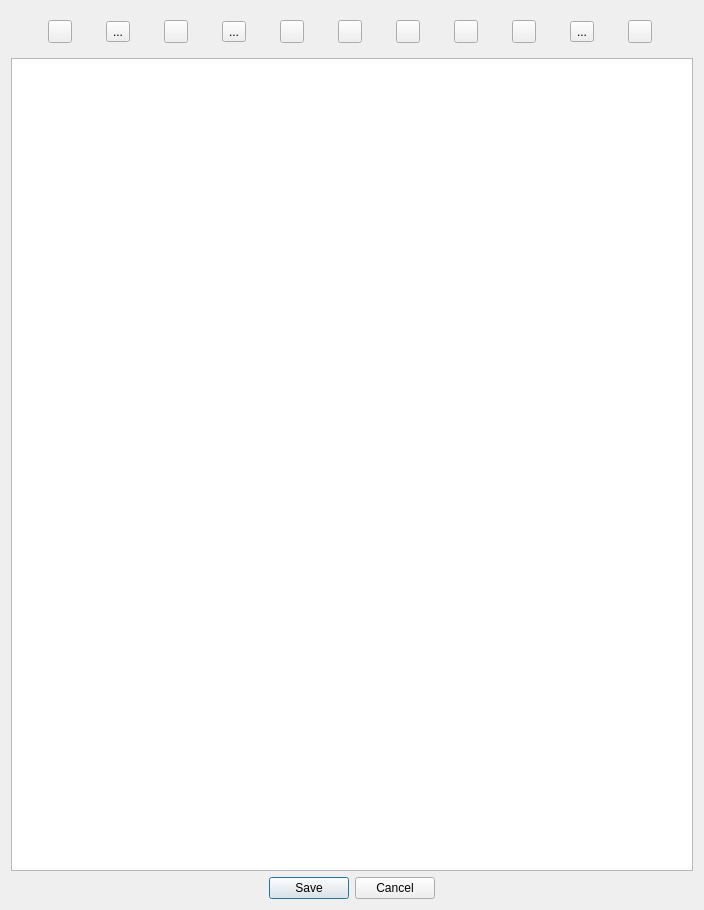
<?xml version="1.0" encoding="UTF-8"?>
<ui version="4.0">
 <class>Form</class>
 <widget class="QWidget" name="Form">
  <property name="geometry">
   <rect>
    <x>0</x>
    <y>0</y>
    <width>704</width>
    <height>910</height>
   </rect>
  </property>
  <property name="windowTitle">
   <string>Form</string>
  </property>
  <layout class="QVBoxLayout" name="verticalLayout_4">
   <item>
    <widget class="QFrame" name="frame">
     <property name="frameShape">
      <enum>QFrame::NoFrame</enum>
     </property>
     <property name="frameShadow">
      <enum>QFrame::Plain</enum>
     </property>
     <property name="lineWidth">
      <number>0</number>
     </property>
     <layout class="QHBoxLayout" name="horizontalLayout_8">
      <item>
       <widget class="QToolButton" name="toolUndo">
        <property name="toolTip">
         <string>Undo change (Ctrl+Z)</string>
        </property>
        <property name="text">
         <string/>
        </property>
        <property name="icon">
         <iconset resource="icons/icons.qrc">
          <normaloff>:/img-undo</normaloff>:/img-undo</iconset>
        </property>
        <property name="shortcut">
         <string>Ctrl+Z</string>
        </property>
       </widget>
      </item>
      <item>
       <widget class="QToolButton" name="toolRedo">
        <property name="toolTip">
         <string>Redo change (Ctrl+Y)</string>
        </property>
        <property name="text">
         <string>...</string>
        </property>
        <property name="icon">
         <iconset resource="icons/icons.qrc">
          <normaloff>:/img-redo</normaloff>:/img-redo</iconset>
        </property>
        <property name="shortcut">
         <string>Ctrl+Y</string>
        </property>
       </widget>
      </item>
      <item>
       <widget class="QToolButton" name="toolCopy">
        <property name="toolTip">
         <string>Copy text (Ctrl+C)</string>
        </property>
        <property name="text">
         <string/>
        </property>
        <property name="icon">
         <iconset resource="icons/icons.qrc">
          <normaloff>:/img-copy</normaloff>:/img-copy</iconset>
        </property>
        <property name="shortcut">
         <string>Ctrl+C</string>
        </property>
        <property name="checkable">
         <bool>false</bool>
        </property>
       </widget>
      </item>
      <item>
       <widget class="QToolButton" name="toolCut">
        <property name="toolTip">
         <string>Cut text (Ctrl+X)</string>
        </property>
        <property name="text">
         <string>...</string>
        </property>
        <property name="icon">
         <iconset resource="icons/icons.qrc">
          <normaloff>:/img-cut</normaloff>:/img-cut</iconset>
        </property>
        <property name="shortcut">
         <string>Ctrl+X</string>
        </property>
        <property name="checkable">
         <bool>false</bool>
        </property>
       </widget>
      </item>
      <item>
       <widget class="QToolButton" name="toolPaste">
        <property name="toolTip">
         <string>Paste text (Ctrl+V)</string>
        </property>
        <property name="text">
         <string/>
        </property>
        <property name="icon">
         <iconset resource="icons/icons.qrc">
          <normaloff>:/img-paste</normaloff>:/img-paste</iconset>
        </property>
        <property name="shortcut">
         <string>Ctrl+V</string>
        </property>
        <property name="checkable">
         <bool>false</bool>
        </property>
       </widget>
      </item>
      <item>
       <widget class="QToolButton" name="toolBold">
        <property name="toolTip">
         <string>&lt;html&gt;&lt;head/&gt;&lt;body&gt;&lt;p&gt;&lt;span style=&quot; font-weight:600;&quot;&gt;Bold text (Ctrl+B)&lt;/span&gt;&lt;/p&gt;&lt;/body&gt;&lt;/html&gt;</string>
        </property>
        <property name="text">
         <string/>
        </property>
        <property name="icon">
         <iconset resource="icons/icons.qrc">
          <normaloff>:/img-bold</normaloff>:/img-bold</iconset>
        </property>
        <property name="shortcut">
         <string>Ctrl+B</string>
        </property>
        <property name="checkable">
         <bool>false</bool>
        </property>
       </widget>
      </item>
      <item>
       <widget class="QToolButton" name="toolItalic">
        <property name="toolTip">
         <string>&lt;html&gt;&lt;head/&gt;&lt;body&gt;&lt;p&gt;&lt;span style=&quot; font-style:italic;&quot;&gt;Italic text (Ctrl+I)&lt;/span&gt;&lt;/p&gt;&lt;/body&gt;&lt;/html&gt;</string>
        </property>
        <property name="text">
         <string/>
        </property>
        <property name="icon">
         <iconset resource="icons/icons.qrc">
          <normaloff>:/img-italics</normaloff>:/img-italics</iconset>
        </property>
        <property name="shortcut">
         <string>Ctrl+I</string>
        </property>
        <property name="checkable">
         <bool>false</bool>
        </property>
       </widget>
      </item>
      <item>
       <widget class="QToolButton" name="toolUnderline">
        <property name="maximumSize">
         <size>
          <width>16777215</width>
          <height>16777215</height>
         </size>
        </property>
        <property name="toolTip">
         <string>&lt;html&gt;&lt;head/&gt;&lt;body&gt;&lt;p&gt;&lt;span style=&quot; text-decoration: underline;&quot;&gt;Underline text (Ctrl+U)&lt;/span&gt;&lt;/p&gt;&lt;/body&gt;&lt;/html&gt;</string>
        </property>
        <property name="text">
         <string/>
        </property>
        <property name="icon">
         <iconset resource="icons/icons.qrc">
          <normaloff>:/img-underline</normaloff>:/img-underline</iconset>
        </property>
        <property name="shortcut">
         <string>Ctrl+U</string>
        </property>
        <property name="checkable">
         <bool>false</bool>
        </property>
       </widget>
      </item>
      <item>
       <widget class="QToolButton" name="toolHeader">
        <property name="toolTip">
         <string>Add header (Ctrl+1)</string>
        </property>
        <property name="toolTipDuration">
         <number>-1</number>
        </property>
        <property name="text">
         <string/>
        </property>
        <property name="icon">
         <iconset resource="icons/icons.qrc">
          <normaloff>:/img-h1</normaloff>:/img-h1</iconset>
        </property>
        <property name="shortcut">
         <string>Ctrl+1</string>
        </property>
        <property name="checkable">
         <bool>false</bool>
        </property>
       </widget>
      </item>
      <item>
       <widget class="QToolButton" name="toolOList">
        <property name="toolTip">
         <string>Unordered list</string>
        </property>
        <property name="text">
         <string>...</string>
        </property>
        <property name="icon">
         <iconset resource="icons/icons.qrc">
          <normaloff>:/img-ol</normaloff>:/img-ol</iconset>
        </property>
        <property name="checkable">
         <bool>false</bool>
        </property>
       </widget>
      </item>
      <item>
       <widget class="QToolButton" name="toolUList">
        <property name="toolTip">
         <string>Ordered list</string>
        </property>
        <property name="text">
         <string/>
        </property>
        <property name="icon">
         <iconset resource="icons/icons.qrc">
          <normaloff>:/img-ul</normaloff>:/img-ul</iconset>
        </property>
        <property name="checkable">
         <bool>false</bool>
        </property>
       </widget>
      </item>
     </layout>
    </widget>
   </item>
   <item>
    <widget class="QTextEdit" name="textEdit">
     <property name="accessibleName">
      <string>Therapy plan</string>
     </property>
    </widget>
   </item>
   <item>
    <widget class="QDialogButtonBox" name="buttonBox">
     <property name="focusPolicy">
      <enum>Qt::StrongFocus</enum>
     </property>
     <property name="standardButtons">
      <set>QDialogButtonBox::Cancel|QDialogButtonBox::Save</set>
     </property>
     <property name="centerButtons">
      <bool>true</bool>
     </property>
    </widget>
   </item>
  </layout>
 </widget>
 <resources>
  <include location="icons/icons.qrc"/>
 </resources>
 <connections>
  <connection>
   <sender>buttonBox</sender>
   <signal>accepted()</signal>
   <receiver>Form</receiver>
   <slot>save()</slot>
   <hints>
    <hint type="sourcelabel">
     <x>351</x>
     <y>698</y>
    </hint>
    <hint type="destinationlabel">
     <x>351</x>
     <y>359</y>
    </hint>
   </hints>
  </connection>
  <connection>
   <sender>buttonBox</sender>
   <signal>rejected()</signal>
   <receiver>Form</receiver>
   <slot>warn()</slot>
   <hints>
    <hint type="sourcelabel">
     <x>351</x>
     <y>698</y>
    </hint>
    <hint type="destinationlabel">
     <x>351</x>
     <y>359</y>
    </hint>
   </hints>
  </connection>
  <connection>
   <sender>toolBold</sender>
   <signal>clicked()</signal>
   <receiver>Form</receiver>
   <slot>bold()</slot>
   <hints>
    <hint type="sourcelabel">
     <x>231</x>
     <y>29</y>
    </hint>
    <hint type="destinationlabel">
     <x>351</x>
     <y>454</y>
    </hint>
   </hints>
  </connection>
  <connection>
   <sender>toolCopy</sender>
   <signal>clicked()</signal>
   <receiver>textEdit</receiver>
   <slot>copy()</slot>
   <hints>
    <hint type="sourcelabel">
     <x>57</x>
     <y>29</y>
    </hint>
    <hint type="destinationlabel">
     <x>351</x>
     <y>462</y>
    </hint>
   </hints>
  </connection>
  <connection>
   <sender>toolCut</sender>
   <signal>clicked()</signal>
   <receiver>textEdit</receiver>
   <slot>cut()</slot>
   <hints>
    <hint type="sourcelabel">
     <x>115</x>
     <y>29</y>
    </hint>
    <hint type="destinationlabel">
     <x>351</x>
     <y>462</y>
    </hint>
   </hints>
  </connection>
  <connection>
   <sender>toolHeader</sender>
   <signal>clicked()</signal>
   <receiver>Form</receiver>
   <slot>header()</slot>
   <hints>
    <hint type="sourcelabel">
     <x>405</x>
     <y>29</y>
    </hint>
    <hint type="destinationlabel">
     <x>351</x>
     <y>454</y>
    </hint>
   </hints>
  </connection>
  <connection>
   <sender>toolItalic</sender>
   <signal>clicked()</signal>
   <receiver>Form</receiver>
   <slot>italic()</slot>
   <hints>
    <hint type="sourcelabel">
     <x>289</x>
     <y>29</y>
    </hint>
    <hint type="destinationlabel">
     <x>351</x>
     <y>454</y>
    </hint>
   </hints>
  </connection>
  <connection>
   <sender>toolOList</sender>
   <signal>clicked()</signal>
   <receiver>Form</receiver>
   <slot>orderedList()</slot>
   <hints>
    <hint type="sourcelabel">
     <x>463</x>
     <y>29</y>
    </hint>
    <hint type="destinationlabel">
     <x>351</x>
     <y>454</y>
    </hint>
   </hints>
  </connection>
  <connection>
   <sender>toolPaste</sender>
   <signal>clicked()</signal>
   <receiver>textEdit</receiver>
   <slot>paste()</slot>
   <hints>
    <hint type="sourcelabel">
     <x>173</x>
     <y>29</y>
    </hint>
    <hint type="destinationlabel">
     <x>351</x>
     <y>462</y>
    </hint>
   </hints>
  </connection>
  <connection>
   <sender>toolUList</sender>
   <signal>clicked()</signal>
   <receiver>Form</receiver>
   <slot>unorderedList()</slot>
   <hints>
    <hint type="sourcelabel">
     <x>521</x>
     <y>29</y>
    </hint>
    <hint type="destinationlabel">
     <x>351</x>
     <y>454</y>
    </hint>
   </hints>
  </connection>
  <connection>
   <sender>toolUnderline</sender>
   <signal>clicked()</signal>
   <receiver>Form</receiver>
   <slot>underline()</slot>
   <hints>
    <hint type="sourcelabel">
     <x>347</x>
     <y>29</y>
    </hint>
    <hint type="destinationlabel">
     <x>351</x>
     <y>454</y>
    </hint>
   </hints>
  </connection>
  <connection>
   <sender>toolUndo</sender>
   <signal>clicked()</signal>
   <receiver>textEdit</receiver>
   <slot>undo()</slot>
   <hints>
    <hint type="sourcelabel">
     <x>49</x>
     <y>29</y>
    </hint>
    <hint type="destinationlabel">
     <x>351</x>
     <y>462</y>
    </hint>
   </hints>
  </connection>
  <connection>
   <sender>toolRedo</sender>
   <signal>clicked()</signal>
   <receiver>textEdit</receiver>
   <slot>redo()</slot>
   <hints>
    <hint type="sourcelabel">
     <x>99</x>
     <y>29</y>
    </hint>
    <hint type="destinationlabel">
     <x>351</x>
     <y>462</y>
    </hint>
   </hints>
  </connection>
 </connections>
 <slots>
  <slot>save()</slot>
  <slot>warn()</slot>
  <slot>bold()</slot>
  <slot>italic()</slot>
  <slot>underline()</slot>
  <slot>header()</slot>
  <slot>orderedList()</slot>
  <slot>unorderedList()</slot>
  <slot>link()</slot>
  <slot>unlink()</slot>
 </slots>
</ui>
